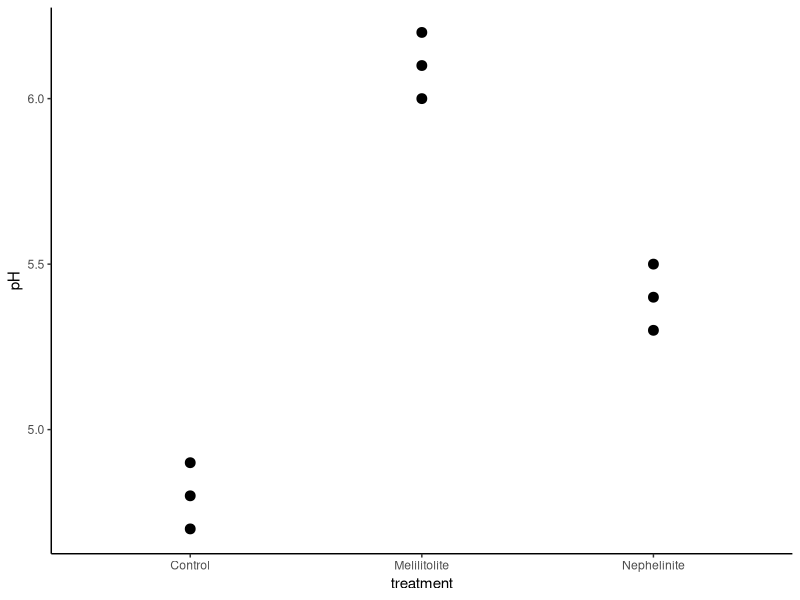

The R script that drew this image:
## ---- chunk 1
library(tidyverse)

dummy_data <- tibble(
  treatment = rep(c("Control", "Nephelinite", "Melilitolite"), each = 3),
  replicate = rep(1:3, times = 3),
  pH = c(
    4.7, 4.8, 4.9,
    5.3, 5.4, 5.5,
    6.0, 6.1, 6.2
  )
)

ggplot(dummy_data, aes(x = treatment, y = pH)) +
  geom_point(size = 3) +
  theme_classic()
